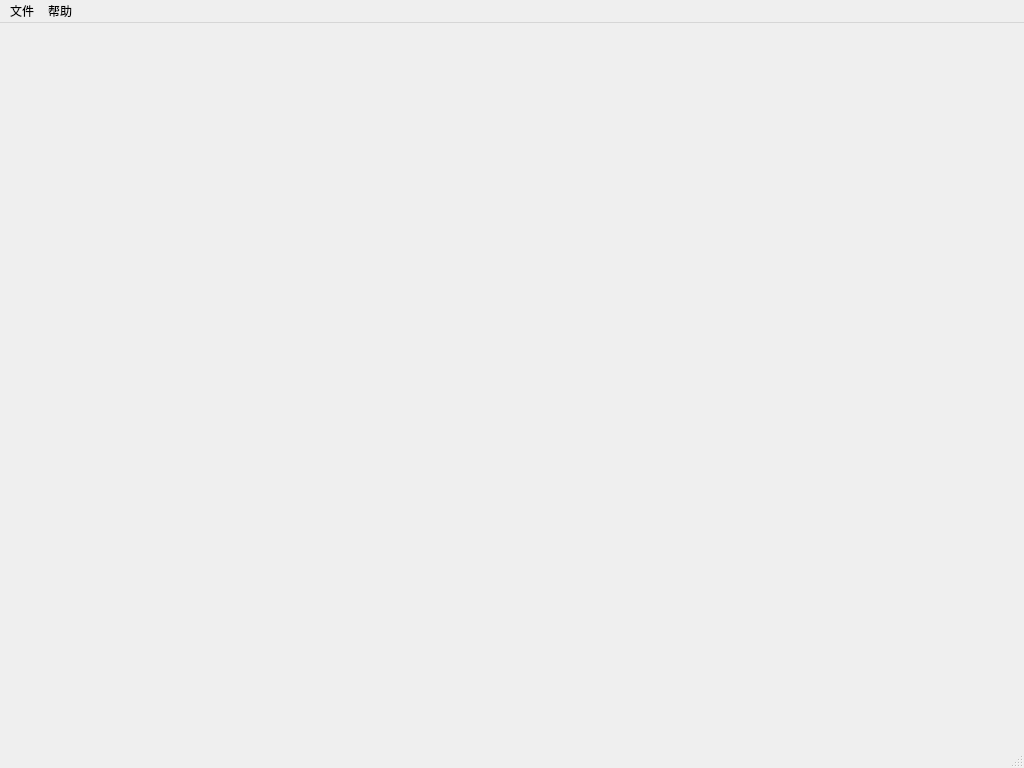
<?xml version="1.0" encoding="UTF-8"?>
<ui version="4.0">
 <class>MainWindow</class>
 <widget class="QMainWindow" name="MainWindow">
  <property name="geometry">
   <rect>
    <x>0</x>
    <y>0</y>
    <width>1024</width>
    <height>768</height>
   </rect>
  </property>
  <property name="windowTitle">
   <string>Homemade Toolset</string>
  </property>
  <widget class="QWidget" name="centralwidget"/>
  <widget class="QMenuBar" name="menubar">
   <property name="geometry">
    <rect>
     <x>0</x>
     <y>0</y>
     <width>1024</width>
     <height>37</height>
    </rect>
   </property>
   <widget class="QMenu" name="menuFile">
    <property name="title">
     <string>文件</string>
    </property>
    <addaction name="actionExit"/>
   </widget>
   <widget class="QMenu" name="menuHelp">
    <property name="title">
     <string>帮助</string>
    </property>
    <addaction name="actionAbout"/>
    <addaction name="actionSupport"/>
   </widget>
   <addaction name="menuFile"/>
   <addaction name="menuHelp"/>
  </widget>
  <widget class="QStatusBar" name="statusbar"/>
  <action name="actionAbout">
   <property name="icon">
    <iconset theme="QIcon::ThemeIcon::HelpAbout"/>
   </property>
   <property name="text">
    <string>关于</string>
   </property>
   <property name="menuRole">
    <enum>QAction::MenuRole::AboutRole</enum>
   </property>
  </action>
  <action name="actionExit">
   <property name="icon">
    <iconset theme="QIcon::ThemeIcon::ApplicationExit"/>
   </property>
   <property name="text">
    <string>退出</string>
   </property>
   <property name="menuRole">
    <enum>QAction::MenuRole::QuitRole</enum>
   </property>
  </action>
  <action name="actionSupport">
   <property name="icon">
    <iconset theme="QIcon::ThemeIcon::HelpFaq"/>
   </property>
   <property name="text">
    <string>官方支持</string>
   </property>
   <property name="toolTip">
    <string>官方支持</string>
   </property>
  </action>
 </widget>
 <resources/>
 <connections/>
</ui>
